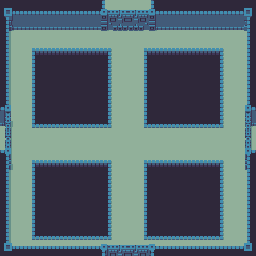

A 2D game scene composited from a Tiled map and its tileset images. What follows is a short description and the map's XML, with every tile layer's data as written:
An orthogonal 16x16 tile map with 16x16 px tiles, 4 tile layers (Floor, Walls, Objects, Layout), 3 tilesets.

<map version="1.0" tiledversion="1.1.2" orientation="orthogonal" renderorder="right-down" width="16" height="16" tilewidth="16" tileheight="16" infinite="0" nextobjectid="1">
 <tileset firstgid="1" source="world1_tileset.tsx" />
 <tileset firstgid="241" source="world1_doors_front.tsx" />
 <tileset firstgid="385" source="world1_doors_side.tsx" />
 <layer name="Floor" width="16" height="16">
  <data encoding="csv">
55,55,55,55,55,55,55,55,55,55,55,55,55,55,55,55,
55,55,55,55,55,55,55,55,55,55,55,55,55,55,55,55,
55,55,55,55,55,55,55,55,55,55,55,55,55,55,55,55,
55,55,55,55,55,55,55,55,55,55,55,55,55,55,55,55,
55,55,55,55,55,55,55,55,55,55,55,55,55,55,55,55,
55,55,55,55,55,55,55,55,55,55,55,55,55,55,55,55,
55,55,55,55,55,55,55,55,55,55,55,55,55,55,55,55,
55,55,55,55,55,55,55,55,55,55,55,55,55,55,55,55,
55,55,55,55,55,55,55,55,55,55,55,55,55,55,55,55,
55,55,55,55,55,55,55,55,55,55,55,55,55,55,55,55,
55,55,55,55,55,55,55,55,55,55,55,55,55,55,55,55,
55,55,55,55,55,55,55,55,55,55,55,55,55,55,55,55,
55,55,55,55,55,55,55,55,55,55,55,55,55,55,55,55,
55,55,55,55,55,55,55,55,55,55,55,55,55,55,55,55,
55,55,55,55,55,55,55,55,55,55,55,55,55,55,55,55,
55,55,55,55,55,55,55,55,55,55,55,55,55,55,55,55
</data>
 </layer>
 <layer name="Walls" width="16" height="16">
  <data encoding="csv">
6,7,7,7,7,7,0,0,0,0,7,7,7,7,7,8,
30,31,31,31,31,31,0,0,0,0,31,31,31,31,31,32,
54,0,0,0,0,0,0,0,0,0,0,0,0,0,0,56,
54,0,0,0,0,0,0,0,0,0,0,0,0,0,0,56,
54,0,0,0,0,0,0,0,0,0,0,0,0,0,0,56,
54,0,0,0,0,0,0,0,0,0,0,0,0,0,0,56,
0,0,0,0,0,0,0,0,0,0,0,0,0,0,0,0,
0,0,0,0,0,0,0,0,0,0,0,0,0,0,0,0,
0,0,0,0,0,0,0,0,0,0,0,0,0,0,0,0,
0,0,0,0,0,0,0,0,0,0,0,0,0,0,0,0,
0,0,0,0,0,0,0,0,0,0,0,0,0,0,0,0,
54,0,0,0,0,0,0,0,0,0,0,0,0,0,0,56,
54,0,0,0,0,0,0,0,0,0,0,0,0,0,0,56,
54,0,0,0,0,0,0,0,0,0,0,0,0,0,0,56,
54,0,0,0,0,0,0,0,0,0,0,0,0,0,0,56,
78,79,79,79,79,79,0,0,0,0,79,79,79,79,79,80
</data>
 </layer>
 <layer name="Objects" width="16" height="16">
  <data encoding="csv">
0,0,0,0,0,0,241,242,243,244,0,0,0,0,0,0,
0,0,0,0,0,0,253,254,255,256,0,0,0,0,0,0,
0,0,0,0,0,0,0,0,0,0,0,0,0,0,0,0,
0,0,0,0,0,0,0,0,0,0,0,0,0,0,0,0,
0,0,0,0,0,0,0,0,0,0,0,0,0,0,0,0,
0,0,0,0,0,0,0,0,0,0,0,0,0,0,0,0,
393,0,0,0,0,0,0,0,0,0,0,0,0,0,0,385,
402,0,0,0,0,0,0,0,0,0,0,0,0,0,0,394,
411,0,0,0,0,0,0,0,0,0,0,0,0,0,0,403,
420,0,0,0,0,0,0,0,0,0,0,0,0,0,0,412,
429,0,0,0,0,0,0,0,0,0,0,0,0,0,0,421,
0,0,0,0,0,0,0,0,0,0,0,0,0,0,0,0,
0,0,0,0,0,0,0,0,0,0,0,0,0,0,0,0,
0,0,0,0,0,0,0,0,0,0,0,0,0,0,0,0,
0,0,0,0,0,0,0,0,0,0,0,0,0,0,0,0,
0,0,0,0,0,0,313,314,315,316,0,0,0,0,0,0
</data>
 </layer>
 <layer name="Layout" width="16" height="16">
  <data encoding="csv">
0,0,0,0,0,0,0,0,0,0,0,0,0,0,0,0,
0,0,0,0,0,0,0,0,0,0,0,0,0,0,0,0,
0,0,0,0,0,0,0,0,0,0,0,0,0,0,0,0,
0,0,1,2,2,2,3,0,0,1,2,2,2,3,0,0,
0,0,25,26,26,26,27,0,0,25,26,26,26,27,0,0,
0,0,25,26,26,26,27,0,0,25,26,26,26,27,0,0,
0,0,25,26,26,26,27,0,0,25,26,26,26,27,0,0,
0,0,49,50,50,50,51,0,0,49,50,50,50,51,0,0,
0,0,0,0,0,0,0,0,0,0,0,0,0,0,0,0,
0,0,0,0,0,0,0,0,0,0,0,0,0,0,0,0,
0,0,1,2,2,2,3,0,0,1,2,2,2,3,0,0,
0,0,25,26,26,26,27,0,0,25,26,26,26,27,0,0,
0,0,25,26,26,26,27,0,0,25,26,26,26,27,0,0,
0,0,25,26,26,26,27,0,0,25,26,26,26,27,0,0,
0,0,49,50,50,50,51,0,0,49,50,50,50,51,0,0,
0,0,0,0,0,0,0,0,0,0,0,0,0,0,0,0
</data>
 </layer>
</map>
